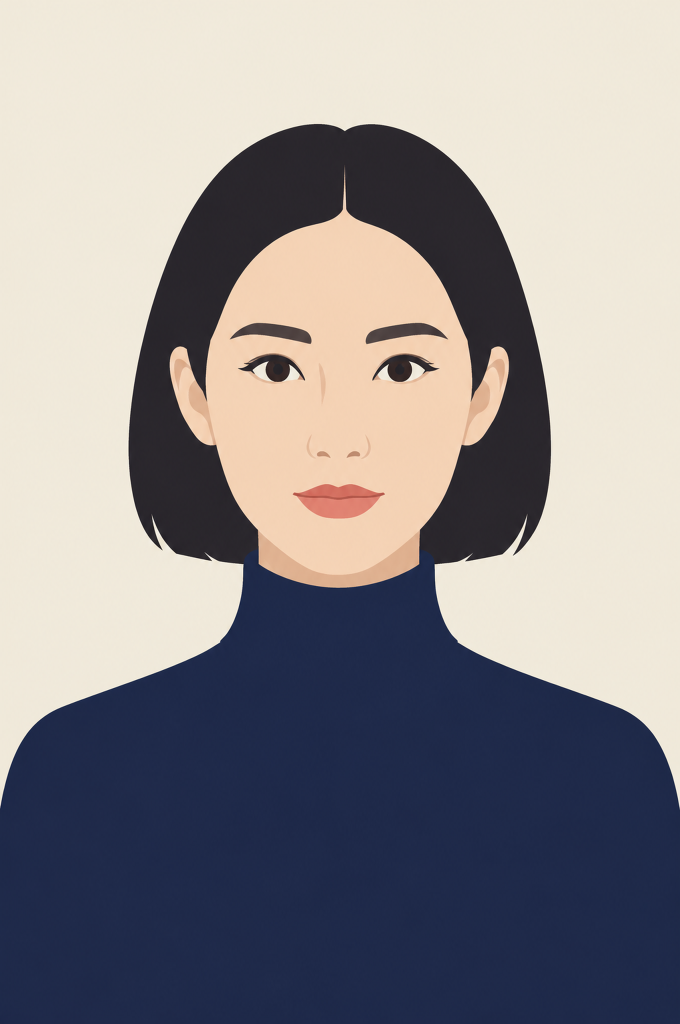
#> input picture examples/sheet-S5.png, 1360 x 2048 px (shown at 1/2 size)
$ python sheet_gate.py ../examples/sheet-S5.png
#> lines starting #> are read from the running program, lines starting #| are printed output that depends on the picture; after the words box and inside, x2 and y2 are one past the last pixel; in counts of white or black regions, pixels touching at a corner belong together
### tools/zone_auto.py
"""自动定位五官区域（替代「人肉量 + 手抄进 trace_design.PRESETS」）。

为什么不用肤色框：实测两张已有设定稿都不成立 ——
  · NO.4 的额头被头发盖住，肤色框顶边落在眉毛**下面**（y685），拿它当参照系会切掉眉区；
  · NO.1 的额头肤色与脸颊肤色不是同一个色块，最大肤色连通块只到 y657（真实脸顶 y261）。
所以参照系改成**结构性地标**，两者都不依赖肤色：

  1. 唇线 = 下半张里最宽最扁的那条深色横线（宽高比 > 6）→ 嘴区按它的宽高外扩
  2. 眉   = 剪影内第一对「左右镜像、同高、宽扁」的深色块
  3. 眼   = 第二对同形状的块
  4. 眼镜框/头发 = 被「高 > 0.05H」排除掉的大连通块，从不参与配对

配对规则为什么可靠：眉/眼在两张设定稿上都是两个独立小连通块（宽 125~180、高 36~52），
而镜框是与头发连成一片的巨块（NO.4 实测 706x666 / 179k px），一条面积/高度上限就分开了。

用法：
  python3 tools/zone_auto.py <设定稿.png>              # 打印自动分区（JSON）
  python3 tools/zone_auto.py <设定稿.png> --compare no4 # 与 trace_design.PRESETS 手量值对比
"""
import json
import sys

import numpy as np
from PIL import Image
from scipy import ndimage as ndi

# 与手量值的对照（trace_design.PRESETS 里的同一套，2026-10-30 抄录）
PRESETS = {
    "no1": {"mouth": (560, 900, 790, 1030),
            "browL": (430, 570, 630, 650), "browR": (715, 570, 915, 650),
            "eyeL": (455, 650, 680, 820), "eyeR": (700, 650, 905, 820)},
    "no4": {"mouth": (555, 975, 805, 1065),
            "browL": (430, 575, 630, 646), "browR": (725, 575, 910, 646),
            "eyeL": (455, 682, 625, 742), "eyeR": (742, 682, 905, 742)},
}


class ZoneError(RuntimeError):
    """分区失败（稿子不可描摹）。消息就是给用户看的原因。"""


def blobs(mask, min_area):
    lab, n = ndi.label(mask, structure=np.ones((3, 3)))
    out = []
    for i in range(1, n + 1):
        ys, xs = np.where(lab == i)
        if len(xs) < min_area:
            continue
        out.append({
            "area": int(len(xs)),
            "cx": float(xs.mean()), "cy": float(ys.mean()),
            "box": (int(xs.min()), int(ys.min()), int(xs.max()), int(ys.max())),
        })
    return out


def _expand(box, mx, mt, mb):
    """按「自身宽高的比例」外扩：mx 横向、mt 向上、mb 向下。"""
    x0, y0, x1, y1 = box
    w, h = max(1, x1 - x0), max(1, y1 - y0)
    return (int(round(x0 - mx * w)), int(round(y0 - mt * h)),
            int(round(x1 + mx * w)), int(round(y1 + mb * h)))


def detect_zones(path, verbose=False):
    a = np.asarray(Image.open(path).convert("RGB")).astype(np.int16)
    H, W = a.shape[:2]
    corners = np.concatenate([a[:10, :10].reshape(-1, 3), a[:10, -10:].reshape(-1, 3)])
    bg = np.median(corners, axis=0)
    subj = np.abs(a - bg).sum(axis=2) > 45

    # ── 深色小块：排除「高 > 0.05H 或 面积 > 2% 画布」的巨块（头发/镜框/衣服） ──
    dark = (a.mean(axis=2) < 130) & subj
    cand = [d for d in blobs(dark, 250)
            if (d["box"][2] - d["box"][0]) > 35
            and (d["box"][3] - d["box"][1]) <= 0.05 * H
            and d["area"] <= 0.02 * W * H]
    cand.sort(key=lambda d: d["cy"])
    if verbose:
        print(f"  候选深色小块 {len(cand)} 个:")
        for d in cand:
            b = d["box"]
            print(f"    cy{d['cy']:6.0f} box{b} {b[2]-b[0]}x{b[3]-b[1]} ar{d['area']}")

    # ── 配对：同高（|Δcy| ≤ 0.02H）+ 同宽（±25%）+ 关于剪影中线镜像 ──
    ys_, xs_ = np.where(subj)
    midx = (xs_.min() + xs_.max()) / 2
    pairs, used = [], set()
    for i, d in enumerate(cand):
        if i in used:
            continue
        for j in range(i + 1, len(cand)):
            if j in used:
                continue
            e = cand[j]
            wi = d["box"][2] - d["box"][0]
            wj = e["box"][2] - e["box"][0]
            if abs(d["cy"] - e["cy"]) > 0.02 * H:
                continue
            if abs(wi - wj) > 0.25 * max(wi, wj):
                continue
            if not ((d["cx"] - midx) * (e["cx"] - midx) < 0):
                continue
            pairs.append(tuple(sorted((d, e), key=lambda t: t["cx"])))
            used.update((i, j))
            break
    if len(pairs) < 2:
        detail = "；".join(f"({d['box']} {d['box'][2]-d['box'][0]}x{d['box'][3]-d['box'][1]})" for d in cand)
        raise ZoneError(
            f"眉/眼只配出 {len(pairs)} 对（需要 2 对）。候选深色块 {len(cand)} 个：{detail}。"
            "最常见原因：一侧眉/眼被头发压住与发团连成一块，或镜框与眉眼同色粘连"
        )

    browL, browR = pairs[0]
    eyeL, eyeR = pairs[1]

    # ── 唇：优先「下半张最宽最扁的深色横线（宽高比 > 6）」 ──
    #    找不到就走颜色回退：唇比皮肤「更红」——按 r-g 相对全局中位数的超出量取连通块。
    #    （实测两张图各命中一种：NO.4/NO.1 有深色唇线；候选 4 是粉唇、没有唇线色）
    lines = [d for d in cand
             if (d["box"][2] - d["box"][0]) > 100
             and (d["box"][2] - d["box"][0]) / max(1, d["box"][3] - d["box"][1]) > 6
             and d["cy"] > 0.4 * H]
    if lines:
        mouth_box = max(lines, key=lambda d: d["box"][2] - d["box"][0])["box"]
        mouth_src = "dark_line"
    else:
        r_, g_ = a[:, :, 0], a[:, :, 1]
        rg = r_ - g_
        base = float(np.median(rg[subj & (rg > 0)]))
        eye_bot = max(eyeL["box"][3], eyeR["box"][3])
        band = np.zeros_like(subj)
        band[min(H - 1, eye_bot + int(0.05 * H)):min(H, eye_bot + int(0.30 * H)), :] = True
        lipm = ((rg - base) > 16) & subj & band
        lb = [d for d in blobs(lipm, 400)
              if (d["box"][2] - d["box"][0]) < 0.5 * W
              and (d["box"][2] - d["box"][0]) > (d["box"][3] - d["box"][1])]
        if not lb:
            raise ZoneError("唇不可定位：既没有深色唇线（宽高比>6），也没有比皮肤更红的块"
                            "（淡唇被肤色吞掉 → 需要人工补唇层）")
        mouth_box = max(lb, key=lambda d: d["area"])["box"]
        mouth_src = "redness"

    Z = {
        "mouth": _expand(mouth_box, 0.12, 2.5, 3.5),
        # 眉区纵向给得宽（眉常有浅色的 brow_fill 碎片），但底边不会碰到镜框：
        # 判 role 用的是「整个层框都在区内」，镜框那种大框天然进不来。
        "browL": _expand(browL["box"], 0.08, 0.45, 0.30),
        "browR": _expand(browR["box"], 0.08, 0.45, 0.30),
        # 眼区纵向必须紧（坑10：镜片下沿碎片 y775~840 一旦落进眼区就会被当成眼层压扁），
        # 横向可以宽——眼镜碎片是宽框，进不来。
        "eyeL": _expand(eyeL["box"], 0.25, 0.22, 0.25),
        "eyeR": _expand(eyeR["box"], 0.25, 0.22, 0.25),
    }
    meta = {
        "canvas": [W, H],
        "bg": "#%02X%02X%02X" % tuple(int(v) for v in bg),
        "brow_pair_cy": round(browL["cy"], 1),
        "eye_pair_cy": round(eyeL["cy"], 1),
        "mouth_box": mouth_box,
        "mouth_src": mouth_src,
    }
    return Z, meta


# [17 lines left out: function main, not called in this run]


# [2 lines that do not run on import are left out]

### tools/sheet_gate.py
"""设计稿合规闸门：在描摹之前回答「这张图能不能自动出角色」。

为什么需要：不合规的图现在的表现是 `trace_design.py` 里某处 assert 崩掉（例如
「配对失败：只找到 0 对疑似眉/眼块」），看不出是「稿子不合格」还是「描摹器有 bug」。
闸门把不可用的稿子在**第一步**挡住，并说清差哪一条。

四道判据（阈值都在 4 张已知稿上标定过，见 `_calib_gate.py`）：

| # | 判据 | 阈值 | 依据 |
|:--|:--|:--|:--|
| 1 | 尺寸 | 1360x2048（±6%） | 全部脚本的坐标常量都按这个画布标定 |
| 2 | 扁平度 | K=14 量化误差 ≤ 8、唯一色 ≤ 800 | 已验收 no4 1.32/260、no1 1.83/264；有渐变的稿会显著升高 |
| 3 | 眉/眼可配对 | 必须有 2 对镜像宽扁深色块 | 分区算法的基础；镜框/头发是被「高>0.05H」排除的巨块 |
| 4 | 唇可定位 | 深色唇线 或 比皮肤更红的块 | 嘴部参数化的基准点 |

用法：
  python3 tools/sheet_gate.py <设定稿.png> [更多图...]
  退出码 0 = 全部 PASS；1 = 至少一张 FAIL
"""
import sys

import numpy as np
from PIL import Image

sys.path.insert(0, __file__.rsplit('/', 1)[0])
from zone_auto import ZoneError, detect_zones  # noqa: E402

WANT_W, WANT_H = 1360, 2048
MAX_QUANT_ERR = 8.0
MAX_UNIQ = 800


def check(path):
    """返回 [(项目, 结论, 说明)]，以及总判定。"""
    rows = []
    im = Image.open(path).convert('RGB')
    a = np.asarray(im).astype(np.int16)
    H, W = a.shape[:2]

    # 1 尺寸
    dw, dh = abs(W - WANT_W) / WANT_W, abs(H - WANT_H) / WANT_H
    if dw <= 0.06 and dh <= 0.06:
        rows.append(('尺寸', True, f'{W}x{H}'))
    else:
        rows.append(('尺寸', False, f'{W}x{H}，要求 {WANT_W}x{WANT_H}（±6%）'))

    # 2 扁平度
    q = np.asarray(im.quantize(colors=14, method=Image.MEDIANCUT).convert('RGB')).astype(np.int16)
    err = float(np.abs(a - q).mean())
    uniq = len(np.unique((a // 16).reshape(-1, 3), axis=0))
    ok_flat = err <= MAX_QUANT_ERR and uniq <= MAX_UNIQ
    rows.append(('扁平度', ok_flat, f'K14 误差 {err:.2f}（≤{MAX_QUANT_ERR}）· 唯一色 {uniq}（≤{MAX_UNIQ}）'))

    # 3/4 可定位性（眉/眼配对 + 唇）
    try:
        Z, meta = detect_zones(path)
        rows.append(('眉/眼可配对', True,
                     f'眉 cy{meta["brow_pair_cy"]:.0f} · 眼 cy{meta["eye_pair_cy"]:.0f}'))
        rows.append(('唇可定位', True, f'{meta["mouth_src"]} → {meta["mouth_box"]}'))
    except ZoneError as e:
        rows.append(('眉/眼可配对', False, str(e)))
    except Exception as e:                                    # noqa: BLE001
        rows.append(('可定位性', False, f'{type(e).__name__}: {e}'))

    return rows


def main():
    if len(sys.argv) < 2:
        raise SystemExit(__doc__)
    bad = 0
    for path in sys.argv[1:]:
        print(f'\n=== {path.split("/")[-1]} ===')
        rows = check(path)
#> in check, im is the input picture: PIL image 1360x2048 RGB; mean R, G, B 142.3, 139, 141.8
#> in check, `err = float(np.abs(a - q).mean())`: err = 1.76
#> in check, `uniq = len(np.unique((a // 16).reshape(-1, 3), axis=0))`: uniq = 209
#> in check, `ok_flat = err <= MAX_QUANT_ERR and uniq <= MAX_UNIQ`: ok_flat = True
#> in detect_zones, `corners = np.concatenate([a[:10, :10].reshape(-1, 3), a[:10, -10:].res..`: corners = 200 rows, first 8: [237, 230, 214], [239, 232, 216], [240, 233, 219], [240, 233, 218], [240, 233, 217], [240, 233, 217], [240, 233, 217], [240, 233, 218]
#> in detect_zones, `bg = np.median(corners, axis=0)`: bg = [240, 233, 218]
#> in detect_zones, `subj = np.abs(a - bg).sum(axis=2) > 45`:
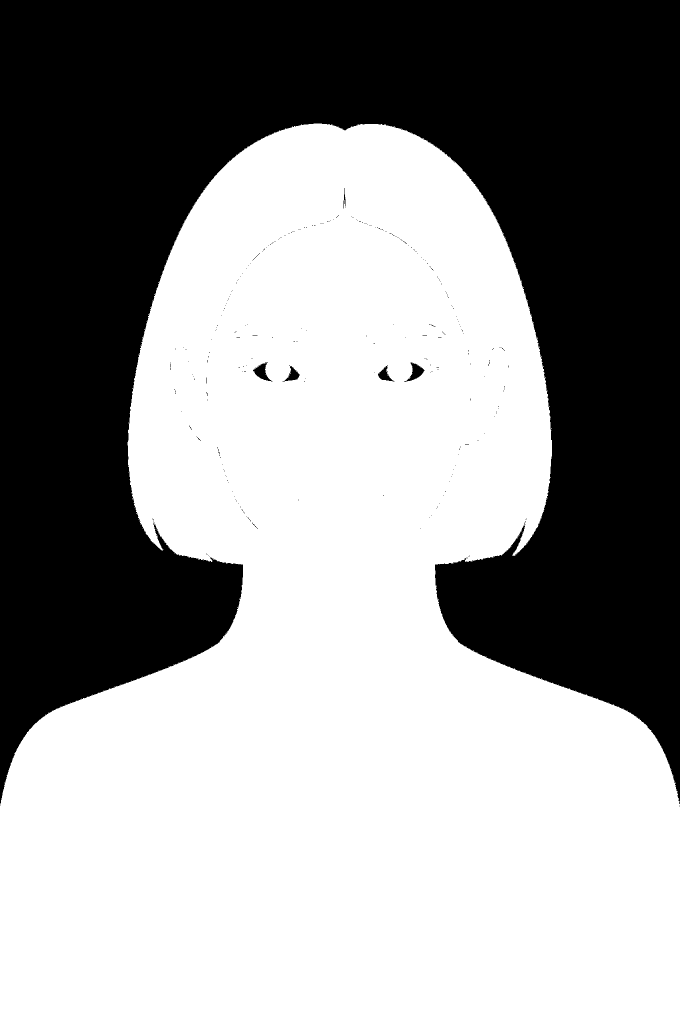
#> subj: shape (2048, 1360) bool (shown at 1/2 size); 58.5% white; 277 black regions (271 under 20 px), largest, box (x1, y1, x2, y2) and area: (0, 0, 1360, 1608) 1152888, (506, 724, 545, 763) 626, (808, 724, 849, 764) 625, (565, 732, 599, 764) 436, (756, 732, 789, 763) 427, (687, 376, 691, 417) 75
#> in detect_zones, `dark = (a.mean(axis=2) < 130) & subj`:
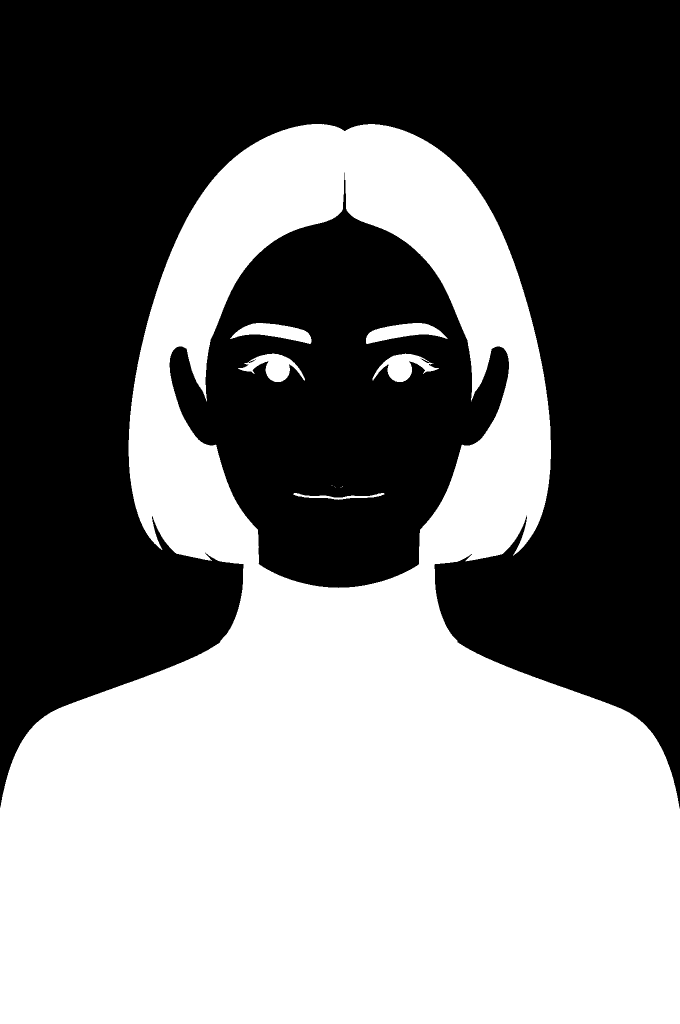
#> dark: shape (2048, 1360) bool (shown at 1/2 size); 47.4% white; 11 white regions (5 under 20 px), largest, box (x1, y1, x2, y2) and area: (0, 248, 1360, 2048) 1305831, (732, 646, 895, 688) 3490, (460, 646, 623, 688) 3452, (476, 707, 610, 764) 3412, (745, 707, 878, 764) 3407, (586, 986, 769, 1000) 788
#> in blobs, `lab, n = ndi.label(mask, structure=np.ones((3, 3)))`:
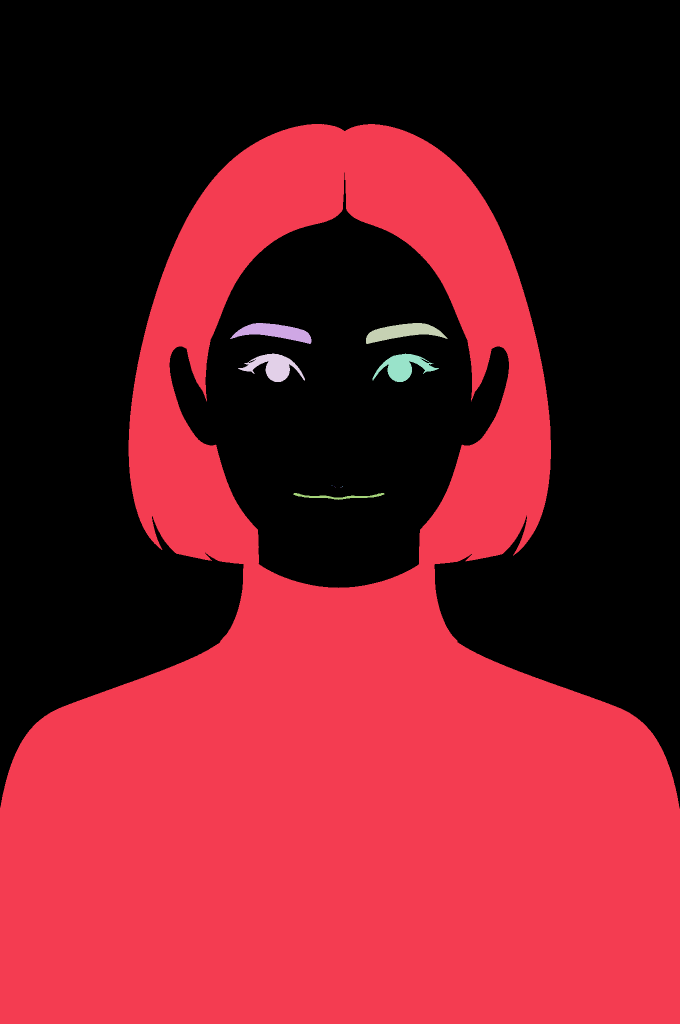
#> lab: shape (2048, 1360) int32 (shown at 1/2 size); 12 distinct labels, from 0 to 11; one colour per label, 0 black
#> in blobs, `lab, n = ndi.label(mask, structure=np.ones((3, 3)))`: n = 11
#> the loop in blobs, `for i in range(1, n + 1):` made 11 passes
#> (ys, xs) on passes 6 to 10: ([971, 971], [663, 664]), ([973], [668]), ([973, 973], [684, 685]), ([974], [671]), ([974, 974], [681, 682])
#> after the loop in blobs, `for i in range(1, n + 1):`: out = 6 items
#> in detect_zones, `cand = [d for d in blobs(dark, 250) if (d["box"][2] - d["box"][0]) > 3..`: cand = 5 items
#> in detect_zones, `midx = (xs_.min() + xs_.max()) / 2`: midx = 679.5
#> the loop in detect_zones, `for i, d in enumerate(cand):` made 5 passes
#> after the loop in detect_zones, `for i, d in enumerate(cand):`: pairs = 2 items; used = 4 items
#> in detect_zones, `browL, browR = pairs[0]`: browL = {'area': 3452, 'cx': 549.7, 'cy': 663.8, 'box': (460, 646, 622, 687)}; browR = {'area': 3490, 'cx': 804.4, 'cy': 663.8, 'box': (732, 646, 894, 687)}
#> in detect_zones, `eyeL, eyeR = pairs[1]`: eyeL = {'area': 3412, 'cx': 547, 'cy': 732.9, 'box': (476, 707, 609, 763)}; eyeR = {'area': 3407, 'cx': 806.8, 'cy': 733, 'box': (745, 707, 877, 763)}
#> in detect_zones, `lines = [d for d in cand if (d["box"][2] - d["box"][0]) > 100 and (d["..`: lines = 1 item
#> in detect_zones, `mouth_box = max(lines, key=lambda d: d["box"][2] - d["box"][0])["box"]`: mouth_box = (586, 986, 768, 999)
#> in _expand, `x0, y0, x1, y1 = box`: x0 = 586; y0 = 986; x1 = 768; y1 = 999
#> in _expand, `w, h = max(1, x1 - x0), max(1, y1 - y0)`: w = 182; h = 13
#> in detect_zones, `Z = { "mouth": _expand(mouth_box, 0.12, 2.5, 3.5), # 眉区纵向给得宽（眉常有浅色的 br..`: Z = {'mouth': (564, 954, 790, 1044), 'browL': (447, 628, 635, 699), 'browR': (719, 628, 907, 699), 'eyeL': (443, 695, 642, 777), 'eyeR': (712, 695, 910, 777)}
#> in detect_zones, `meta = { "canvas": [W, H], "bg": "#%02X%02X%02X" % tuple(int(v) for v ..`: meta = {'canvas': [1360, 2048], 'bg': '#F0E9DA', 'brow_pair_cy': 663.8, 'eye_pair_cy': 732.9, 'mouth_box': (586, 986, 768, 999), 'mouth_src': 'dark_line'}
#> rows = [('尺寸', True, '1360x2048'), ('扁平度', True, 'K14 误差 1.76（≤8.0）· 唯一色 209（≤800）'), ('眉/眼可配对', True, '眉 cy664 · 眼 cy733'), ('唇可定位', True, 'dark_line → (586, 986, 768, 999)')]
        for name, ok, note in rows:
            print(f'  {"✅" if ok else "❌"} {name:10s} {note}')
#> this loop made 4 passes
#|   ✅ 尺寸         1360x2048
#|   ✅ 扁平度        K14 误差 1.76（≤8.0）· 唯一色 209（≤800）
#|   ✅ 眉/眼可配对     眉 cy664 · 眼 cy733
#|   ✅ 唇可定位       dark_line → (586, 986, 768, 999)
        verdict = all(ok for _, ok, _ in rows)
#> verdict = True
        if not verdict:
            bad += 1
        print(f'  → {"PASS 可以描摹" if verdict else "FAIL 换稿或人工补层后再来"}')
#|   → PASS 可以描摹
    sys.exit(0 if bad == 0 else 1)
#> (the program exits here)
